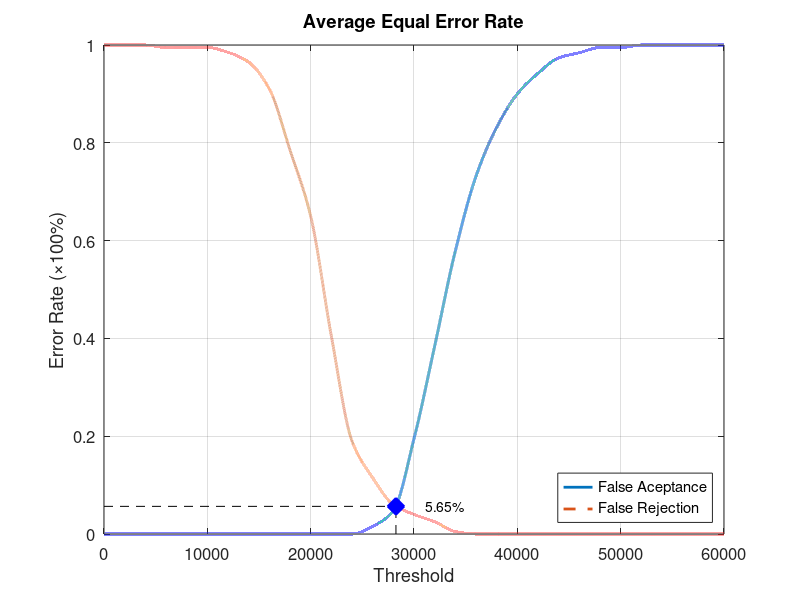
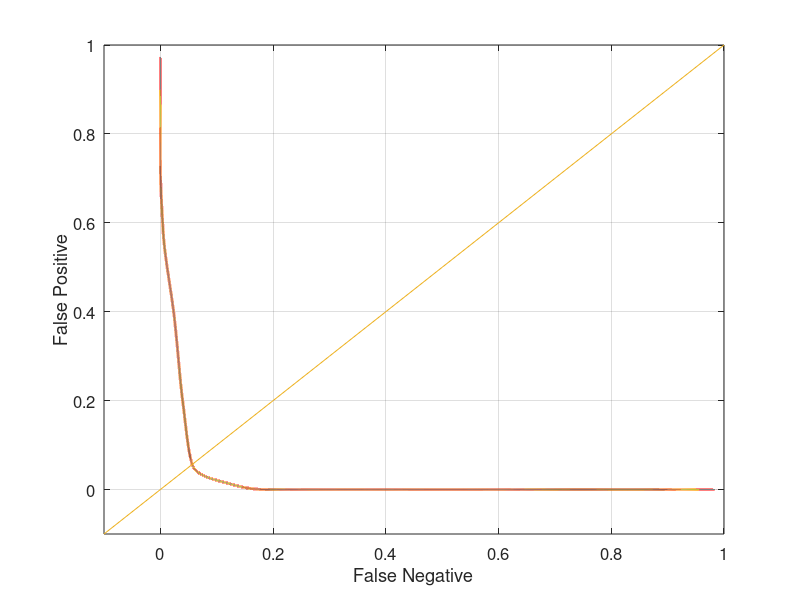

These charts were generated, in order, by the following MATLAB code:
function yEER = Database5_1
close all;
clear;
clc;
x = 0:2000:60000;
xq = 0:0.5:60000;

y0 = [0 0 0 0 0 0 0 0 0 0 0 0 0 0.0157895 0.0473684 0.194737 0.384211 0.578947 0.731579 0.831579 0.9 0.942105 0.973684 0.984211 0.994737 0.994737 1 1 1 1 1];
yy0 = interp1(x, y0, xq, 'pchip');
y1 = [1 1 1 0.995 0.995 0.995 0.985 0.965 0.91 0.785 0.65 0.405 0.19 0.115 0.06 0.04 0.025 0.005 0 0 0 0 0 0 0 0 0 0 0 0 0];
yy1 = interp1(x, y1, xq, 'pchip');

% Calculating EER: 
y2 = abs(y0 - y1);
find(y2 == min(y2))
yy2 = abs(yy0 - yy1);
xEER = find(yy2 == min(yy2));
xEERIndex = xq(xEER) % X-axis EER
yEER = yy0(xEER) % Y-axis EER

main = figure
plot(xq, yy0,'-','LineWidth', 2);	hold on
plot(xq, yy1,'--','LineWidth', 2);	hold on
plot([xEERIndex xEERIndex], [0 yEER], 'k--');	hold on
plot([0 xEERIndex], [yEER yEER], 'k--');	hold on
plot(xEERIndex, yEER, 'bx', 'LineWidth', 10);	hold on
text(xEERIndex + 10 * xEERIndex / 100, yEER, [num2str(round((10000 * yEER)) / 100) '%'])
legend('False Aceptance', 'False Rejection', 'Location', 'SouthEast')
xlabel('Threshold')
ylabel('Error Rate (\times100%)')
title('Average Equal Error Rate')
set(gca, 'FontSize', 12)
axis([0 60000 0 1])
grid on

print(main, 'Database5_1Main', '-dpng');
FNRxFPR = figure('Color', [1 1 1]);
plot(yy1, yy0, '-', yy1, yy0, 'LineWidth', 2);
hold on
y = -0.1:0.1:1
plot(y, y); 
set(gca, 'FontSize', 12)
xlabel('False Negative')
ylabel('False Positive')
axis([-0.1 1 -0.1 1])
set(gca, 'FontSize', 12)
grid on

print(FNRxFPR, 'Database5_1FNRxFPR','-dpng');
end
